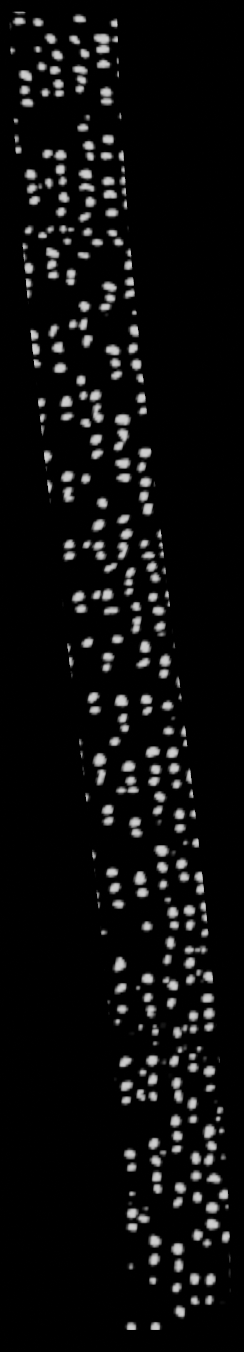
#> input picture Images/Arenatus_tresh_daniel.png, 244 x 1352 px, given in place of schnecke10_thresh_strip_half_size.png, which was not available
$ python main.py
#> lines starting #> are read from the running program, lines starting #| are printed output that depends on the picture; after the words box and inside, x2 and y2 are one past the last pixel; in counts of white or black regions, pixels touching at a corner belong together; pictures that were not available may be replaced by others from this repository, and a replacement may not be noted
### utils_opencv_midi.py
import cv2 as cv
import numpy as np
import os
from utils_scale import get_scale_cents_and_root, make_exp_scale_list, qbox_list2midi


def setup(file_name, scale_file_name, note_num=8, beat_num=400, root_note=69):
#> called with file_name = 'schnecke10_thresh_strip_half_size', scale_file_name = 'asmaroneng_pelog', note_num = 12, beat_num = 800, root_note = 69
    file_name = file_name
    scale_file_name = scale_file_name

    note_num = note_num  # number of pitch subdivisions
    beat_num = beat_num  # number of time subdivisions in beats
    root_note = root_note  # midi number corresponding to where to start. 74 starts at c5, A4 at 69
    # bpm = 120
    midi_str = file_name + '_' + scale_file_name + '_' + str(note_num) + '_' + str(beat_num) + '.mid'
    csv_str = file_name + '_' + scale_file_name + '_' + str(note_num) + '_' + str(beat_num)

    img_thresh_rgb = cv.imread(os.path.join('Images', file_name + '.png'), 0)
#> img_thresh_rgb is the input picture: shape (1352, 244); min 0, max 207, mean 13.1
    img_thresh_rgb_flipped = np.flipud(img_thresh_rgb)
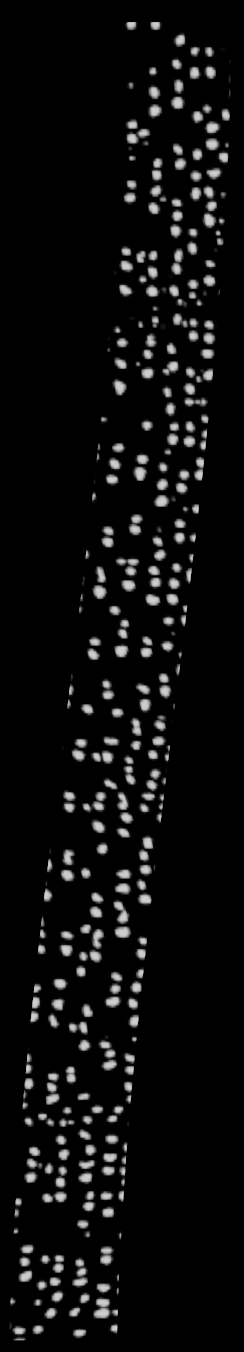
#> img_thresh_rgb_flipped: shape (1352, 244); min 0, max 207, mean 13.1
    img_thresh = cv.threshold(img_thresh_rgb_flipped, 127, 255, cv.THRESH_BINARY)[1]
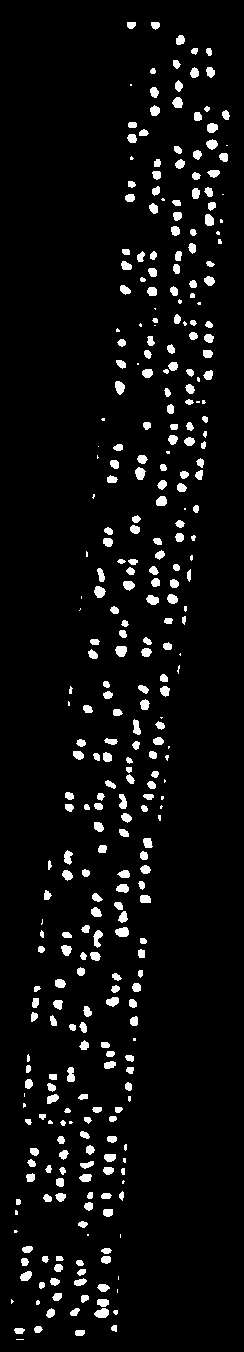
#> img_thresh: shape (1352, 244); 5.2% white; 346 white regions (59 under 20 px)
    img_shape = img_thresh.shape
#> img_shape = (1352, 244)

    contours, _ = cv.findContours(img_thresh, cv.RETR_EXTERNAL, cv.CHAIN_APPROX_SIMPLE)
#> contours = 346 contours, 76 with area under 20; largest, box (x1, y1, x2, y2) and area: (94, 1308, 109, 1318) 94, (115, 927, 129, 937) 93, (115, 646, 127, 657) 89, (94, 586, 106, 598) 86, (115, 381, 125, 395) 86

    box_list = get_boxes(contours)
#> the loop in get_boxes, `for ctr in contours:` made 346 passes
#> (x, y, w, h) on passes 2 to 4: (75, 1330, 10, 6), (14, 1328, 11, 6), (34, 1326, 9, 7)
#> after the loop in get_boxes, `for ctr in contours:`: box_list = 346 items, first 6: [16, 1339, 8, 1], [75, 1330, 10, 6], [14, 1328, 11, 6], [34, 1326, 9, 7], [111, 1325, 6, 7], [113, 1310, 5, 5]
#> in get_boxes, `box_list = np.asarray(box_list)`: box_list = 346 rows, first 6: [16, 1339, 8, 1], [75, 1330, 10, 6], [14, 1328, 11, 6], [34, 1326, 9, 7], [111, 1325, 6, 7], [113, 1310, 5, 5]
    img_boxes = show_boxes(img_thresh, box_list)
    scale = get_scale_cents_and_root(scale_file_name + '.scl')
    exp_scale_list = make_exp_scale_list(scale, note_num)

    qbox_list, qbox_list2, qparam_list = quantize_box(box_list, img_shape, exp_scale_list, note_num, beat_num)

    output_file = os.path.join(os.getcwd(), 'midi_files', csv_str)
    np.flip(qbox_list[:, 0]).tofile(output_file + '_0' + '.csv', sep=',')
    np.flip(qbox_list[:, 1]).tofile(output_file + '_1' + '.csv', sep=',')

    qbox_list2midi(qbox_list, root_note, exp_scale_list, midi_str)

    img_qboxes = qshow_boxes(img_thresh, qbox_list2, qparam_list)

    qimg_output_file = os.path.join(os.getcwd(), 'Images', 'boxes', 'q_boxes_' + midi_str + '.png')
    cv.imwrite(qimg_output_file, np.flipud(img_qboxes))

    cv.imshow("Quantized box differences", img_boxes + img_qboxes)
    cv.waitKey(0)
    qimg_both_output_file = os.path.join(os.getcwd(), 'Images', 'boxes', 'q_both_boxes_' + midi_str + '.png')
    cv.imwrite(qimg_both_output_file, np.flipud(img_boxes + img_qboxes))


# [18 lines left out: function count_objects, not called in this run]


def show_boxes(img_thresh, box_list, color=(255, 0, 0)):
    """
    Show a plot with boxes around each dot
    :param img_thresh:
    :param box_list:
    :param color:
    :return:
    """
#> called with box_list = array of shape (346, 4), color = (255, 0, 0)
    img_thresh_rgb = cv.cvtColor(img_thresh.copy(), cv.COLOR_GRAY2RGB)
#> img_thresh_rgb: shape (1352, 244, 3); 5.2% white; 346 white regions (59 under 20 px), largest, box (x1, y1, x2, y2) and area: (94, 1308, 109, 1318) 112, (115, 927, 129, 937) 111, (115, 646, 127, 657) 106
    for box in box_list:
        top_left = (int(box[0]), int(box[1]))
        bottom_right = (int(box[0] + box[2]), int(box[1] + box[3]))
        cv.rectangle(img_thresh_rgb, top_left, bottom_right, color, -1)
#> this loop made 346 passes
#> (box, bottom_right) on passes 1 to 3: ([16, 1339, 8, 1], (24, 1340)), ([75, 1330, 10, 6], (85, 1336)), ([14, 1328, 11, 6], (25, 1334))
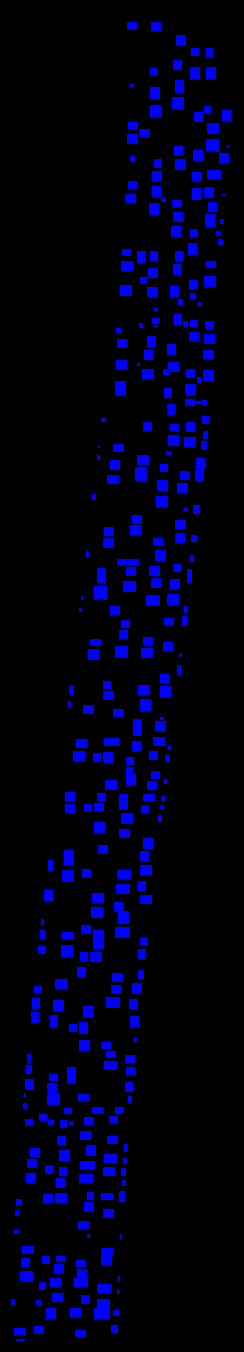
#> img_thresh_rgb: shape (1352, 244, 3); mean B, G, R 22, 0, 0
    return img_thresh_rgb


# [16 lines left out: function qshow_boxes, not called in this run]


def get_boxes(contours):
    """
    Counts the number of points in the image and returns a list of the fitting box parameters associated with each
    box: (x_center,y_center,width,height)
    :param contours:
    :return:
    """

    box_list = []
    for ctr in contours:
        x, y, w, h = cv.boundingRect(ctr)
        box_list.append([x, y, w, h])
    box_list = np.asarray(box_list)
    return box_list


# [64 lines left out: function quantize_box, not called in this run]

### utils_scale.py
import math
import os
from midiutil import MIDIFile
from fractions import Fraction


# [6 lines left out: function get_scale_paths, not called in this run]


def get_scale_cents_and_root(scale_name):
    """
    Gets the scale file and extracts a list of note coordinates in cents
    :param scale_name: name of the scale file to be used
    :return: root node of the sclae and scale note list
    """
    cwd = os.getcwd()
    scale_directory = os.path.join(cwd, "scales")
#> (the run stopped early here; a loop or call above may not have finished)
